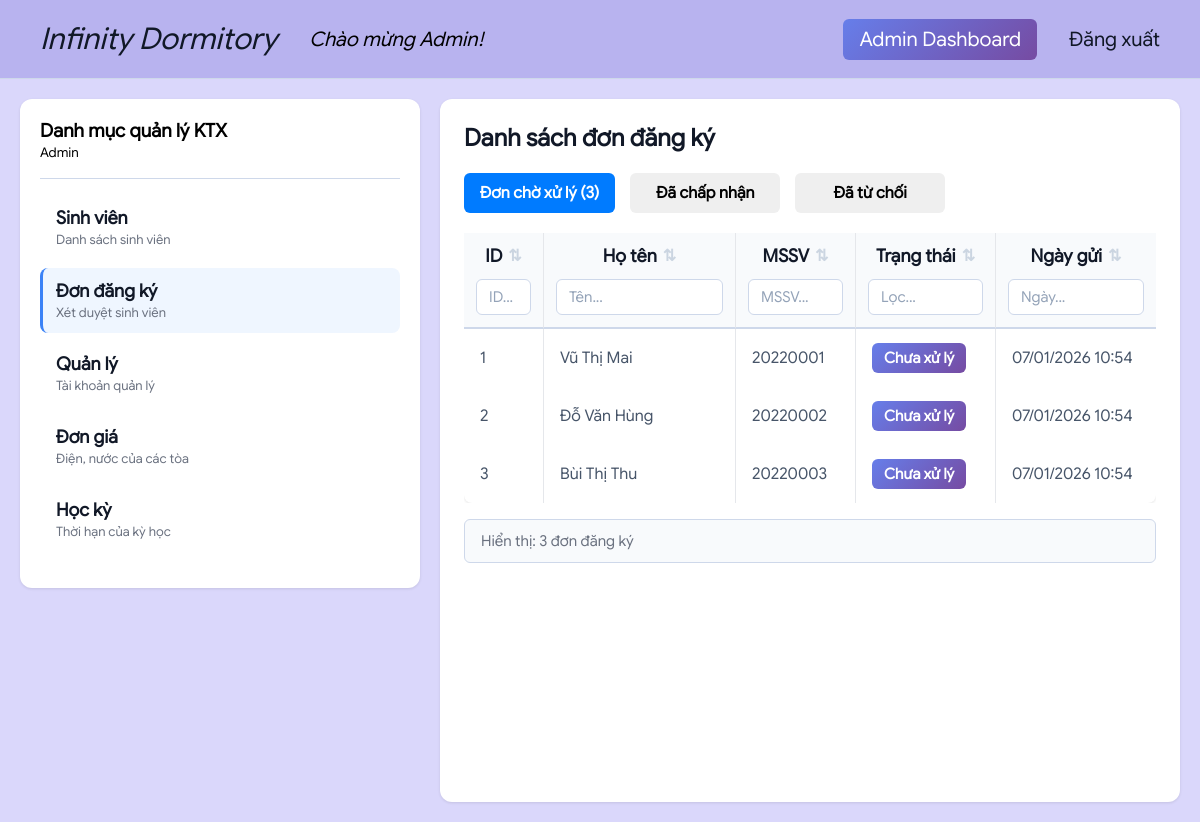
/admin/dashboard.php?tab=application (signed in), run on the app's committed database.
### tables this page shows
CREATE TABLE REGIFORM
(
    REG_ID INT AUTO_INCREMENT PRIMARY KEY,
    REG_NAME VARCHAR(100) NOT NULL,
    REG_STD_ID VARCHAR(20) NOT NULL,
    REG_PHONE VARCHAR(20) NOT NULL,
    REG_EMAIL VARCHAR(100) NOT NULL,
    REG_STATUS ENUM('Chưa xử lý', 'Đã chấp nhận', 'Đã từ chối') NOT NULL DEFAULT 'Chưa xử lý',
    CREATED_AT DATETIME NOT NULL DEFAULT CURRENT_TIMESTAMP
);

### admin/views/applications.php (the view, shortened to what this page needs)
<?php
require_once __DIR__ . '/../../database_connection.php';
$applications = [];
$appError = null;
$status_classes = [
    'Chưa xử lý' => 'chua-xu-ly',
    'Đã chấp nhận' => 'da-chap-nhan',
    'Đã từ chối' => 'da-tu-choi'
];
try {
    if ($conn) {
        mysqli_set_charset($conn, "utf8mb4");
        $sql = "SELECT * FROM REGIFORM ORDER BY
                CASE REG_STATUS WHEN 'Chưa xử lý' THEN 1 WHEN 'Đã từ chối' THEN 2 WHEN 'Đã chấp nhận' THEN 3 ELSE 4 END,
                CREATED_AT DESC";
        $result = mysqli_query($conn, $sql);
        while ($row = mysqli_fetch_assoc($result)) { $applications[] = $row; }
    }
} catch (Exception $e) { $appError = $e->getMessage(); }
?>
<h2>Danh sách đơn đăng ký</h2>
<div class="view-toggles" style="margin: 20px 0; display: flex; gap: 15px;">
    <button class="btn btn-primary toggle-view active" data-status="chua-xu-ly" onclick="ApplicationAdmin.switchView('chua-xu-ly', this)">
        Đơn chờ xử lý (<?= count(array_filter($applications, fn($a) => $a['REG_STATUS'] === 'Chưa xử lý')) ?>)
    </button>
    <button class="btn btn-outline toggle-view" data-status="da-chap-nhan" onclick="ApplicationAdmin.switchView('da-chap-nhan', this)">
        Đã chấp nhận
    </button>
    <button class="btn btn-outline toggle-view" data-status="da-tu-choi" onclick="ApplicationAdmin.switchView('da-tu-choi', this)">
        Đã từ chối
    </button>
</div>
<?php if ($appError): ?>
    <div class="alert alert-error">Lỗi: <?= htmlspecialchars($appError) ?></div>
<?php else: ?>
    <div class="student-table-wrapper">
        <table class="table student-table" id="applicationTable">
            <thead>
                <tr>
                    <th style="width:80px"><div class="th-content" data-col="0"><span>ID</span><span class="sort-icon">⇅</span></div><input class="col-search" data-col="0" placeholder="ID..."></th>
                    <th><div class="th-content" data-col="1"><span>Họ tên</span><span class="sort-icon">⇅</span></div><input class="col-search" data-col="1" placeholder="Tên..."></th>
                    <th style="width:120px"><div class="th-content" data-col="2"><span>MSSV</span><span class="sort-icon">⇅</span></div><input class="col-search" data-col="2" placeholder="MSSV..."></th>
                    <th style="width:140px"><div class="th-content" data-col="5"><span>Trạng thái</span><span class="sort-icon">⇅</span></div><input class="col-search" data-col="5" placeholder="Lọc..."></th>
                    <th style="width:160px"><div class="th-content" data-col="6"><span>Ngày gửi</span><span class="sort-icon">⇅</span></div><input class="col-search" data-col="6" placeholder="Ngày..."></th>
                </tr>
            </thead>
            <tbody>
                <?php foreach ($applications as $a): ?>
                <tr class="app-row status-<?= $status_classes[$a['REG_STATUS']] ?? 'unknown' ?>"
                    data-id="<?= $a['REG_ID'] ?>" style="cursor:pointer;">
                    <td><?= $a['REG_ID'] ?></td>
                    <td><?= htmlspecialchars($a['REG_NAME']) ?></td>
                    <td><?= htmlspecialchars($a['REG_STD_ID']) ?></td>
                    <td>
                        <span class="room-badge status-<?= $status_classes[$a['REG_STATUS']] ?? 'unknown' ?>">
                            <?= $a['REG_STATUS'] ?>
                        </span>
                    </td>
                    <td><?= date('d/m/Y H:i', strtotime($a['CREATED_AT'])) ?></td>
                </tr>
                <?php endforeach; ?>
            </tbody>
        </table>
    </div>
    <div class="table-info">Tổng: <?= count($applications) ?> đơn đăng ký</div>
<?php endif; ?>

### css/public.css (style rules this page uses)
:root { --cl: linear-gradient(135deg, #667eea 0%, #764ba2 100%); --hov: linear-gradient(135deg,rgba(77, 102, 214, 1) 0%, rgba(100, 52, 148, 1) 100%); --primary: #3b82f6; --primary-dark: #2563eb; --danger: #ef4444; --danger-dark: #991100; --success: #10b981; --bg-gray: #f7f9fc; --border: #ced8ea; --text: #111827; --text-muted: #6b7280; }
* { box-sizing: border-box; margin: 0; padding: 0; }
body { font-family: 'Google Sans', sans-serif; }
input { font-family: 'Google Sans'; }
.content-area h2 { font-weight: 700; margin-bottom: 20px; color: var(--text); }
.btn { font-family: 'Google Sans'; padding: 10px 16px; border: none; border-radius: 6px; font-size: 16px; font-weight: 600; cursor: pointer; transition: all 0.2s; }
.btn-primary { background: var(--primary); color: white; border: none; }
table { width: 100%; border-collapse: collapse; background: white; border-radius: 8px; box-shadow: 0 1px 3px rgba(0, 0, 0, 0.1); }
table th { background: #f9fafb; padding: 12px; text-align: left; font-weight: 600; font-size: 14px; color: var(--text); border-bottom: 2px solid var(--border); }

### admin/css/admin.css (style rules this page uses)
.student-table-wrapper { max-height: 70vh; overflow-y: auto; position: relative; }
.student-table thead th { position: sticky; top: 0; z-index: 100; background-color: #f8fafc; border-bottom: 2px solid var(--border); }
.student-table { border-collapse: separate; border-spacing: 0; }
.student-table th, .student-table td { border-right: 1px solid #e5e7eb; }
.student-table th:last-child, .student-table td:last-child { border-right: none; }
.student-table th { background: #f8fafc; padding: 0; border-bottom: 2px solid var(--border); vertical-align: top; }
.student-table th .th-content { display: flex; align-items: center; justify-content: center; padding: 12px 16px; cursor: pointer; user-select: none; transition: background 0.2s; font-weight: 600; font-size: 18px; color: var(--text); }
.student-table .sort-icon { color: #cbd5e1; font-size: 16px; margin-left: 6px; transition: color 0.2s; }
.student-table .col-search { width: calc(100% - 24px); margin: 0 12px 12px; padding: 8px 12px; border: 1px solid var(--border); border-radius: 6px; font-size: 15px; transition: all 0.2s; }
.student-table .col-search::placeholder { color: #94a3b8; }
.student-table tbody tr { border-bottom: 1px solid #f1f5f9; transition: background 0.15s; }
.student-table tbody td { padding: 14px 16px; color: #475569; font-size: 16px; }
.room-badge { display: inline-block; padding: 6px 12px; background: linear-gradient(135deg, #667eea 0%, #764ba2 100%); color: white; border-radius: 6px; font-weight: 600; font-size: 15px; }
.table-info { margin-top: 16px; padding: 12px 16px; background: #f8fafc; border-radius: 6px; color: var(--text-muted); font-size: 15px; border: 1px solid var(--border); }

### admin/css/application.css (style rules this page uses)
#applicationTable .app-row { display: none; }
#applicationTable.view-chua-xu-ly tr.status-chua-xu-ly { display: table-row !important; }
.toggle-view { min-width: 150px; transition: all 0.2s; }
.toggle-view.active { background-color: #007bff; color: white !important; }

### data on the page
regiform: REG_ID "1", REG_NAME "Vũ Thị Mai", REG_STD_ID "20220001", REG_STATUS "Chưa xử lý", CREATED_AT "07/01/2026 10:54"
regiform: REG_ID "2", REG_NAME "Đỗ Văn Hùng", REG_STD_ID "20220002", REG_STATUS "Chưa xử lý", CREATED_AT "07/01/2026 10:54"
regiform: REG_ID "3", REG_NAME "Bùi Thị Thu", REG_STD_ID "20220003", REG_STATUS "Chưa xử lý", CREATED_AT "07/01/2026 10:54"

### other printed values
$_SESSION['name'] "Admin"
$item['title'] "Sinh viên"
$item['desc'] "Danh sách sinh viên"
$item['title'] "Đơn đăng ký"
$item['desc'] "Xét duyệt sinh viên"
$item['title'] "Quản lý"
$item['desc'] "Tài khoản quản lý"
$item['title'] "Đơn giá"
$item['desc'] "Điện, nước của các tòa"
$item['title'] "Học kỳ"
$item['desc'] "Thời hạn của kỳ học"
